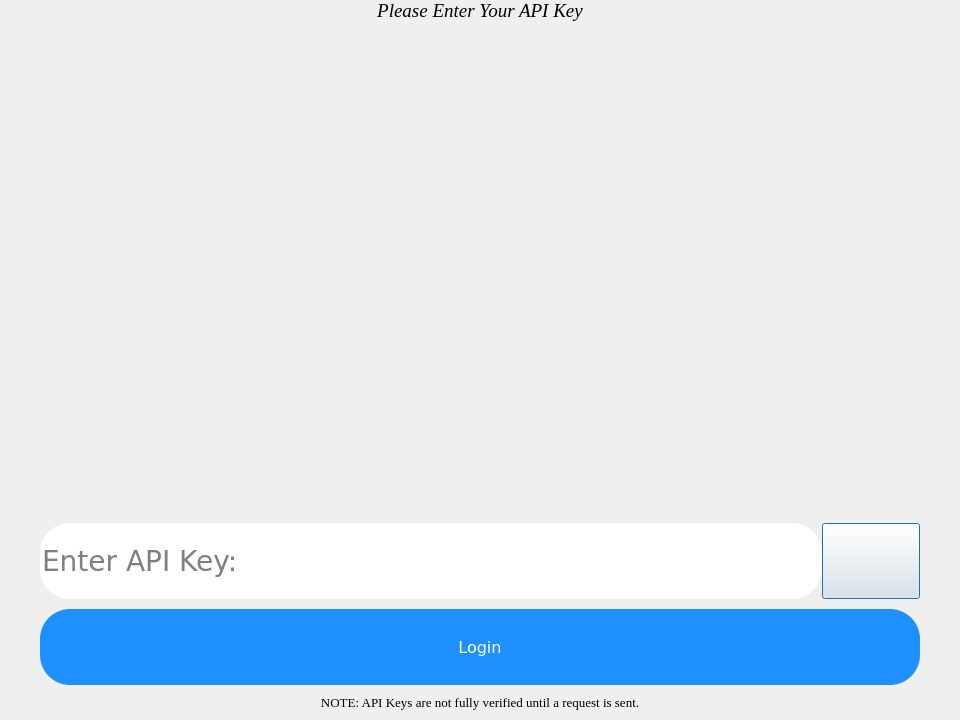
<?xml version="1.0" encoding="UTF-8"?>
<ui version="4.0">
 <class>GetUserAPIKey</class>
 <widget class="QDialog" name="GetUserAPIKey">
  <property name="geometry">
   <rect>
    <x>0</x>
    <y>0</y>
    <width>960</width>
    <height>720</height>
   </rect>
  </property>
  <property name="windowTitle">
   <string>Enter API Key</string>
  </property>
  <property name="styleSheet">
   <string notr="true">#GetUserAPIKey
{
 border-image: url(:/files/img/getAPIKeyBackground.png) 0 0 0 0 stretch stretch;
}

#directionLabel, #noticeLabel
{
	font-family: Georgia;
	font-size:18;
	color: black;
}


#APIKeyInput
{
	font-size: 28px;
	font-family: Verdana;
}


#loginButton
{
	background-color: DodgerBlue;
	color: white;
	font-size:20;
	font-family: Verdana;

}

#loginButton, #APIKeyInput
{
	border-radius: 30px;
}

#loginButton:Hover, #APIKeyInput:Hover
{
	font-weight: 500;
}

#showInputButton
{
	border-image: url(:/files/img/hideInput.png) 0 0 0 0 stretch stretch;
	color:transparent;
}


</string>
  </property>
  <layout class="QVBoxLayout" name="verticalLayout">
   <property name="spacing">
    <number>0</number>
   </property>
   <property name="leftMargin">
    <number>0</number>
   </property>
   <property name="topMargin">
    <number>0</number>
   </property>
   <property name="rightMargin">
    <number>0</number>
   </property>
   <property name="bottomMargin">
    <number>0</number>
   </property>
   <item>
    <layout class="QVBoxLayout" name="bannerVerticalLayout">
     <item>
      <widget class="QLabel" name="directionLabel">
       <property name="sizePolicy">
        <sizepolicy hsizetype="Preferred" vsizetype="Minimum">
         <horstretch>0</horstretch>
         <verstretch>0</verstretch>
        </sizepolicy>
       </property>
       <property name="font">
        <font>
         <family>Georgia</family>
         <pointsize>14</pointsize>
         <italic>true</italic>
        </font>
       </property>
       <property name="layoutDirection">
        <enum>Qt::LeftToRight</enum>
       </property>
       <property name="styleSheet">
        <string notr="true"/>
       </property>
       <property name="text">
        <string>Please Enter Your API Key</string>
       </property>
       <property name="alignment">
        <set>Qt::AlignCenter</set>
       </property>
      </widget>
     </item>
     <item>
      <spacer name="bannerVerticalSpacer">
       <property name="orientation">
        <enum>Qt::Vertical</enum>
       </property>
       <property name="sizeHint" stdset="0">
        <size>
         <width>20</width>
         <height>40</height>
        </size>
       </property>
      </spacer>
     </item>
    </layout>
   </item>
   <item>
    <layout class="QVBoxLayout" name="inputVerticalLayout">
     <property name="spacing">
      <number>10</number>
     </property>
     <property name="leftMargin">
      <number>40</number>
     </property>
     <property name="topMargin">
      <number>10</number>
     </property>
     <property name="rightMargin">
      <number>40</number>
     </property>
     <property name="bottomMargin">
      <number>10</number>
     </property>
     <item>
      <spacer name="loginVerticalSpacer">
       <property name="orientation">
        <enum>Qt::Vertical</enum>
       </property>
       <property name="sizeType">
        <enum>QSizePolicy::MinimumExpanding</enum>
       </property>
       <property name="sizeHint" stdset="0">
        <size>
         <width>20</width>
         <height>40</height>
        </size>
       </property>
      </spacer>
     </item>
     <item>
      <spacer name="verticalSpacer">
       <property name="orientation">
        <enum>Qt::Vertical</enum>
       </property>
       <property name="sizeHint" stdset="0">
        <size>
         <width>20</width>
         <height>40</height>
        </size>
       </property>
      </spacer>
     </item>
     <item>
      <layout class="QHBoxLayout" name="inputHorizontalLayout">
       <property name="spacing">
        <number>0</number>
       </property>
       <property name="topMargin">
        <number>0</number>
       </property>
       <item>
        <widget class="QLineEdit" name="APIKeyInput">
         <property name="sizePolicy">
          <sizepolicy hsizetype="MinimumExpanding" vsizetype="MinimumExpanding">
           <horstretch>0</horstretch>
           <verstretch>0</verstretch>
          </sizepolicy>
         </property>
         <property name="text">
          <string/>
         </property>
         <property name="frame">
          <bool>true</bool>
         </property>
         <property name="echoMode">
          <enum>QLineEdit::Password</enum>
         </property>
         <property name="placeholderText">
          <string>Enter API Key: </string>
         </property>
        </widget>
       </item>
       <item>
        <widget class="QPushButton" name="showInputButton">
         <property name="sizePolicy">
          <sizepolicy hsizetype="Minimum" vsizetype="Preferred">
           <horstretch>0</horstretch>
           <verstretch>0</verstretch>
          </sizepolicy>
         </property>
         <property name="text">
          <string>showInputButton</string>
         </property>
        </widget>
       </item>
      </layout>
     </item>
     <item>
      <widget class="QPushButton" name="loginButton">
       <property name="sizePolicy">
        <sizepolicy hsizetype="Minimum" vsizetype="MinimumExpanding">
         <horstretch>0</horstretch>
         <verstretch>0</verstretch>
        </sizepolicy>
       </property>
       <property name="font">
        <font>
         <family>Verdana</family>
         <pointsize>12</pointsize>
        </font>
       </property>
       <property name="styleSheet">
        <string notr="true"/>
       </property>
       <property name="text">
        <string>Login</string>
       </property>
      </widget>
     </item>
     <item>
      <widget class="QLabel" name="noticeLabel">
       <property name="sizePolicy">
        <sizepolicy hsizetype="Preferred" vsizetype="Minimum">
         <horstretch>0</horstretch>
         <verstretch>0</verstretch>
        </sizepolicy>
       </property>
       <property name="font">
        <font>
         <family>Georgia</family>
         <pointsize>10</pointsize>
        </font>
       </property>
       <property name="layoutDirection">
        <enum>Qt::LeftToRight</enum>
       </property>
       <property name="styleSheet">
        <string notr="true"/>
       </property>
       <property name="text">
        <string>NOTE: API Keys are not fully verified until a request is sent.</string>
       </property>
       <property name="alignment">
        <set>Qt::AlignCenter</set>
       </property>
      </widget>
     </item>
    </layout>
   </item>
  </layout>
 </widget>
 <resources/>
 <connections/>
</ui>
